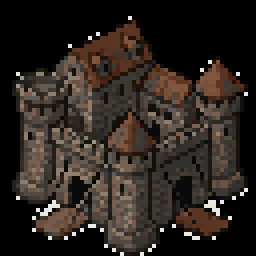
#> input picture art/world/hold_drawbridge.png, 64 x 64 px (shown 4 times larger)
$ python -i draw_tower.py   (imports and definitions only)
#> lines starting #> are read from the running program, lines starting #| are printed output that depends on the picture
#!/usr/bin/env python3
"""Draw the Tower's door, and the lit rune stones that lead the eye up the yard to it.

    python3 tools/draw_tower.py

Needs Pillow (`pip install pillow`), like tools/draw_walls.py.

Meeting 3 (2026-10-15) found nobody gets into the Tower: the door was a small dark tower picture
blown up four times over, standing in front of a shaft of wall stone, and nothing on screen said
"this is the way in". Until `dougie` makes the Tower in PixelLab (docs/24-art-requests.md, A9) this
draws it in house, at the art's own pixel size (64 to a cell, nothing scaled up), out of the same
blue-grey stone as the town walls the stand-in shaft is built from (src/area/area_spire.gd), so the
door and the shaft read as one building. The runes are the one cold, bright colour in the yard,
so the eye goes to them.

Writes:
- art/props/landmark/tower_door.png        320 x 400: the Tower's foot with its door, five cells
  wide, the stair inside it going up into the dark
- art/props/landmark/tower_door/frame_*.png  the same, the runes breathing (AreaProp plays them)
- art/props/landmark/rune_stone.png        64 x 64: a flagstone with a lit rune cut into it
- art/props/landmark/rune_stone/frame_*.png  the same, breathing
- art/ui/far_tower.png                      80 x 320: the Tower seen from miles off, for the
  edge of the screen on the road (src/ui/far_tower.gd): the same stone and runes, lit at its door
"""

from __future__ import annotations

import math
import random
from pathlib import Path

from PIL import Image, ImageChops, ImageDraw, ImageFilter

ROOT = Path(__file__).resolve().parent.parent
OUT = ROOT / "art" / "props" / "landmark"

RGB = tuple[int, int, int]

# The town walls' stone (art/props/walls/stone_run.png), darkest to lightest.
INK: RGB = (19, 14, 35)
STONE = [(22, 18, 38), (37, 45, 62), (45, 55, 73), (65, 75, 96), (80, 89, 112), (108, 121, 149),
         (112, 125, 154), (150, 166, 196)]
MORTAR: RGB = (28, 26, 46)
HOLLOW: RGB = (10, 8, 22)
# The runes: the one cold, bright colour in the yard.
RUNE_DIM: RGB = (40, 120, 150)
RUNE_LIT: RGB = (150, 250, 255)
RUNE_CORE: RGB = (236, 255, 255)

W, H = 320, 400
FRAMES = 8

# Rune shapes, 5 x 7, drawn as strokes: (x0, y0, x1, y1) on a 4 x 6 grid.
GLYPHS: list[list[tuple[int, int, int, int]]] = [
    [(2, 0, 2, 6), (0, 2, 2, 0), (2, 0, 4, 2)],             # an arrow up
    [(0, 0, 0, 6), (0, 0, 4, 3), (4, 3, 0, 6)],             # a thorn
    [(2, 0, 2, 6), (0, 3, 4, 3)],                           # a cross
    [(0, 6, 2, 0), (2, 0, 4, 6), (1, 3, 3, 3)],             # a peak
    [(0, 0, 4, 6), (4, 0, 0, 6)],                           # an x
    [(0, 0, 0, 6), (4, 0, 4, 6), (0, 3, 4, 3)],             # a ladder
    [(2, 0, 2, 6), (2, 2, 4, 0), (2, 2, 0, 0)],             # a fork
    [(0, 6, 0, 0), (0, 0, 4, 0), (4, 0, 4, 3), (4, 3, 0, 3)],  # a flag
]


def mix(a: RGB, b: RGB, t: float) -> RGB:
    return tuple(round(a[i] + (b[i] - a[i]) * t) for i in range(3))  # type: ignore[return-value]


def glow_at(frame: int, phase: float = 0.0) -> float:
    """How lit the runes are on [frame], 0.45 to 1: a slow breath."""
    return 0.45 + 0.55 * (0.5 + 0.5 * math.sin((frame / FRAMES + phase) * math.tau))


def rune(d: ImageDraw.ImageDraw, x: int, y: int, which: int, colour: RGB, size: int = 1) -> None:
    for x0, y0, x1, y1 in GLYPHS[which % len(GLYPHS)]:
        d.line([(x + x0 * size, y + y0 * size), (x + x1 * size, y + y1 * size)], fill=colour, width=size)


# [48 lines left out: functions bricks, pointed_arch, not called in this run]


def draw_door(frame: int) -> Image.Image:
    rng = random.Random(9)
    lit = glow_at(frame)
    rune_col = mix(RUNE_DIM, RUNE_LIT, lit)
    im = Image.new("RGBA", (W, H), (0, 0, 0, 0))
    d = ImageDraw.Draw(im)
    cx = W // 2
    ground = H - 1

    # The face of the foot between the buttresses, with a stepped gable on top.
    face_top = 70
    gable = [(60, face_top + 26), (60, face_top), (100, face_top), (100, face_top - 22), (130, face_top - 22),
             (130, face_top - 44), (190, face_top - 44), (190, face_top - 22), (220, face_top - 22),
             (220, face_top), (260, face_top), (260, face_top + 26)]
    mask = Image.new("L", (W, H), 0)
    md = ImageDraw.Draw(mask)
    md.polygon(gable + [(260, ground - 30), (60, ground - 30)], fill=255)
    face = Image.new("RGBA", (W, H), (0, 0, 0, 0))
    bricks(ImageDraw.Draw(face), (60, face_top - 44, 260, ground - 30), rng)
    im.paste(face, (0, 0), mask)
    d.line(gable, fill=INK, width=2)
    # A cap stone along each step of the gable.
    for (ax, ay), (bx, by) in zip(gable, gable[1:]):
        if ay == by:
            d.rectangle((ax - 2, ay - 4, bx + 2, ay), fill=STONE[6], outline=INK)

    # The buttresses: taller than the face, lit on their left, each with runes stacked up it.
    for side in (-1, 1):
        bx0 = 8 if side < 0 else W - 72
        bx1 = bx0 + 64
        top = 18
        bricks(d, (bx0, top + 20, bx1, ground - 26), rng, light_left=side < 0, shade=0.0 if side < 0 else 0.25)
        # The pinnacle.
        d.polygon([(bx0, top + 20), (bx0 + 32, top - 14), (bx1, top + 20)], fill=STONE[4], outline=INK)
        d.line([(bx0 + 2, top + 19), (bx0 + 32, top - 11)], fill=STONE[6])
        d.rectangle((bx0 - 3, top + 18, bx1 + 3, top + 24), fill=STONE[6], outline=INK)
        d.rectangle((bx0, top + 20, bx1, ground - 26), outline=INK)
        # A sunk panel down its middle, runes cut into it.
        px0, px1 = bx0 + 20, bx1 - 20
        d.rectangle((px0, top + 40, px1, ground - 60), fill=HOLLOW, outline=INK)
        for i, y in enumerate(range(top + 50, ground - 74, 26)):
            phase_col = mix(RUNE_DIM, RUNE_LIT, glow_at(frame, 0.12 * i))
            rune(d, px0 + 6, y, i + (3 if side > 0 else 0), phase_col, 2)
        # Its foot, stepping out.
        d.rectangle((bx0 - 6, ground - 30, bx1 + 6, ground - 14), fill=STONE[3], outline=INK)
        d.line([(bx0 - 5, ground - 29), (bx1 + 5, ground - 29)], fill=STONE[6])

    # The opening: a pointed arch, the stair going up inside it into the dark.
    half, spring, apex, sill = 58, 190, 104, ground - 34
    outline = pointed_arch(cx, apex, spring, sill, half)
    hole = Image.new("L", (W, H), 0)
    ImageDraw.Draw(hole).polygon(outline, fill=255)
    inside = Image.new("RGBA", (W, H), HOLLOW + (255,))
    idr = ImageDraw.Draw(inside)
    # The stair, step on step, narrowing and darkening as it climbs, lit from below by the runes.
    steps = 14
    for i in range(steps):
        t = i / steps
        y1 = sill - round(i * (sill - spring + 30) / steps)
        y0 = y1 - 7
        inset = round(t * 30)
        tread = mix(mix(STONE[5], RUNE_LIT, 0.25 * lit), HOLLOW, t ** 0.7)
        riser = mix(STONE[2], HOLLOW, t ** 0.6)
        idr.rectangle((cx - half + inset, y0, cx + half - inset, y1), fill=riser)
        idr.line([(cx - half + inset, y0), (cx + half - inset, y0)], fill=tread)
    # The walls of the stairwell, in shadow, and light falling down the middle.
    idr.polygon([(cx - half, sill), (cx - half, apex), (cx - half + 30, spring - 30), (cx - half + 30, sill)],
                fill=mix(HOLLOW, STONE[1], 0.5))
    idr.polygon([(cx + half, sill), (cx + half, apex), (cx + half - 30, spring - 30), (cx + half - 30, sill)],
                fill=mix(HOLLOW, STONE[1], 0.3))
    im.paste(inside, (0, 0), hole)

    # The arch's stones, each with a rune, lit.
    band = pointed_arch(cx, apex - 16, spring, sill, half + 16)
    ring = Image.new("L", (W, H), 0)
    rd = ImageDraw.Draw(ring)
    rd.polygon(band, fill=255)
    rd.polygon(outline, fill=0)
    stones = Image.new("RGBA", (W, H), STONE[6] + (255,))
    sd = ImageDraw.Draw(stones)
    # Joints between the voussoirs, radiating from the arch's middle.
    for k in range(-9, 10):
        ang = k / 9 * (math.pi * 0.62)
        x = cx + math.sin(ang) * 200
        y = spring - math.cos(ang) * 200
        sd.line([(cx, spring + 40), (x, y)], fill=INK)
    for y in range(spring + 20, sill, 22):
        sd.line([(0, y), (W, y)], fill=INK)
    im.paste(stones, (0, 0), ring)
    d.line(band + [band[0]], fill=INK, width=2)
    d.line(outline, fill=INK, width=2)
    # Runes along the arch, one to a stone.
    for i, k in enumerate(range(-8, 9, 2)):
        ang = k / 9 * (math.pi * 0.5)
        r_x = cx + math.sin(ang) * (half + 6) - 4
        r_y = (spring - 40) - math.cos(ang) * ((spring - apex) * 0.95) + 8
        if k == 0:
            r_y = apex - 9
        rune(d, round(r_x), round(r_y), i, rune_col)
    for i, y in enumerate(range(spring + 4, sill - 10, 22)):
        rune(d, cx - half - 12, y + 6, i + 2, rune_col)
        rune(d, cx + half + 8, y + 6, i + 5, rune_col)

    # The Tower's mark over the door: a ring with a stair climbing through it.
    mx, my, mr = cx, 66, 20
    d.ellipse((mx - mr - 4, my - mr - 4, mx + mr + 4, my + mr + 4), fill=STONE[6], outline=INK, width=2)
    d.ellipse((mx - mr, my - mr, mx + mr, my + mr), fill=HOLLOW)
    d.ellipse((mx - mr + 3, my - mr + 3, mx + mr - 3, my + mr - 3), outline=rune_col, width=2)
    for i in range(4):
        sx = mx - 10 + i * 5
        sy = my + 8 - i * 5
        d.line([(sx, sy), (sx + 5, sy)], fill=mix(rune_col, RUNE_CORE, lit))
        d.line([(sx + 5, sy), (sx + 5, sy - 5)], fill=mix(rune_col, RUNE_CORE, lit))

    # The threshold: three steps spilling out of the door onto the yard.
    for i, (w, h) in enumerate([(150, 10), (132, 10), (116, 12)]):
        y1 = ground - i * 10
        y0 = y1 - h
        d.rectangle((cx - w // 2, y0, cx + w // 2, y1), fill=STONE[3], outline=INK)
        d.line([(cx - w // 2 + 1, y0 + 1), (cx + w // 2 - 1, y0 + 1)], fill=mix(STONE[6], RUNE_LIT, 0.35 * lit))

    # Glow: the runes and the doorway throw a cold light round themselves.
    glow = Image.new("RGBA", (W, H), (0, 0, 0, 0))
    gd = ImageDraw.Draw(glow)
    a = round(70 * lit)
    gd.ellipse((cx - half - 10, sill - 60, cx + half + 10, ground + 20), fill=RUNE_LIT + (a,))
    gd.ellipse((mx - mr - 14, my - mr - 14, mx + mr + 14, my + mr + 14), fill=RUNE_LIT + (round(a * 0.7),))
    glow = glow.filter(ImageFilter.GaussianBlur(10))
    # Stepped, so the light is pixel art too, not a smear.
    alpha = glow.getchannel("A").point(lambda v: 0 if v < 10 else (34 if v < 26 else 60))
    glow.putalpha(ImageChops.multiply(alpha, im.getchannel("A")))
    out = Image.alpha_composite(im, glow)
    return out


# [95 lines left out: functions draw_rune_stone, draw_far_tower, save, not called in this run]


# [5 lines not run here, left out]

>>> import cv2
>>> picture = cv2.imread('../art/world/hold_drawbridge.png', cv2.IMREAD_GRAYSCALE)
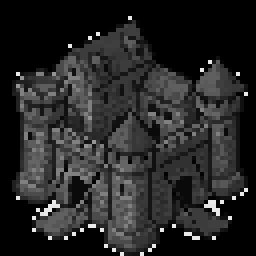
#> picture: shape (64, 64) (shown 4 times larger); min 0, max 233, mean 38.2
>>> result = draw_door(picture)
#> (the run stopped early here; a loop or call above may not have finished)

$ run again, on art/world/hold_adobe.png
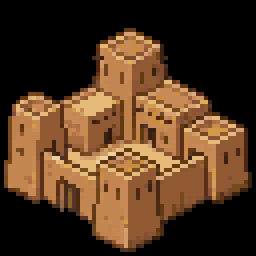
#> input picture art/world/hold_adobe.png, 64 x 64 px (shown 4 times larger)
#> `picture = cv2.imread('../art/world/hold_drawbridge.png', cv2.IMREAD_GR..`:
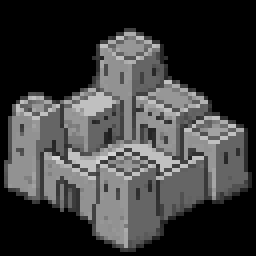
#> picture: shape (64, 64) (shown 4 times larger); min 0, max 211, mean 59.8

$ run again, on art/world/hold_motte.png
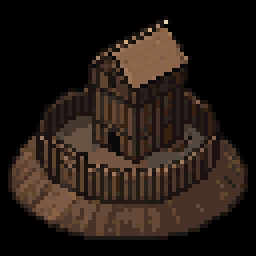
#> input picture art/world/hold_motte.png, 64 x 64 px (shown 4 times larger)
#> `picture = cv2.imread('../art/world/hold_drawbridge.png', cv2.IMREAD_GR..`:
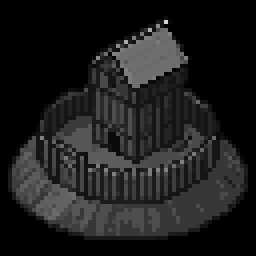
#> picture: shape (64, 64) (shown 4 times larger); min 0, max 211, mean 28.7
